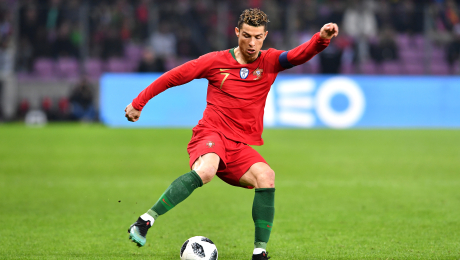
#> input picture cr7.jpg, 460 x 260 px
$ python EqualizacionDeHistograma.py
#> lines starting #> are read from the running program, lines starting #| are printed output that depends on the picture
import cv2
import numpy as np
from matplotlib import pyplot as plt

img1 = cv2.imread('cr7.jpg',0)
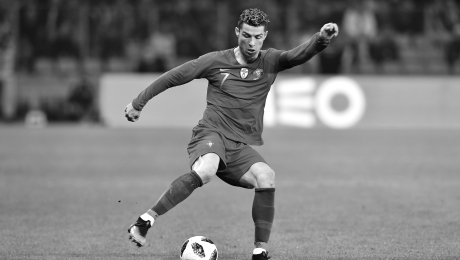
#> img1: shape (260, 460); min 6, max 255, mean 124.3
cv2.imshow('Imagen original',img1)
#Genera el historama de la imagen
hist,bins = np.histogram(img1.flatten(),256,[0,256])
#> hist = 256 values, max 2385 at index 156, min 0 at index 0, mean 467.2; bins = 257 values from 0 to 256
#Genera la función de distribución acumulada (cdf por sus siglas en inglés)
cdf = hist.cumsum()
#> cdf = 256 values from 0 to 119600
cdf_normalized = cdf * hist.max()/ cdf.max()
#> cdf_normalized = 256 values from 0 to 2385
#Genera los gráficos del histograma y de la función de distribución acumulada
plt.plot(cdf_normalized, color = 'b')
plt.hist(img1.flatten(),256,[0,256], color = 'r')
plt.xlim([0,256])
plt.legend(('cdf','histograma'), loc = 'upper right')
plt.show()
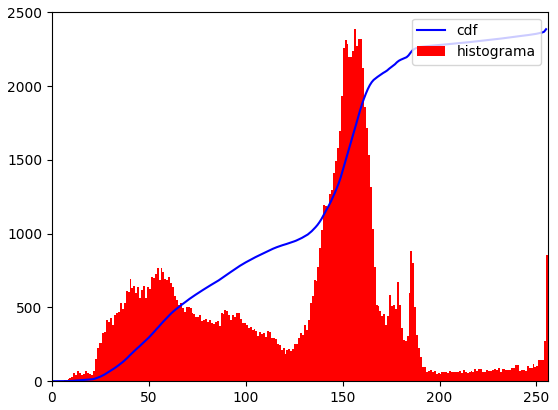
#> figure drawn by matplotlib, 1 panel; tallest bar 2385 high, from x = 156 to 157; curve peaks at x = 255, y = 2385
#Enmascara los valores iguales a cero
cdf_m = np.ma.masked_equal(cdf,0)
# #Aplica la transformación de ecualización
cdf_m = (cdf_m - cdf_m.min())*255/(cdf_m.max()-cdf_m.min())
#Rellena los valores previamente enmascarados con ceros -
cdf = np.ma.filled(cdf_m,0).astype('uint8')
#> cdf = 256 values from 0 to 255
#Aplica la ecualización a los píxeles de la imagen original -
img2 = cdf[img1]
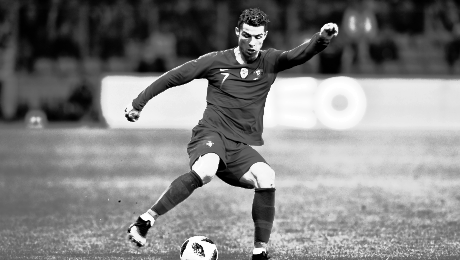
#> img2: shape (260, 460); min 0, max 255, mean 128.1
#Grafica la imagen resultante de aplicar la ecualización del histograma -
cv2.imshow('imagen ecualizada',img2)
cv2.waitKey(0)
cv2.destroyAllWindows()
# [6 lines of commented-out code are left out]

$ run again, with chicky_512.png saved as cr7.jpg
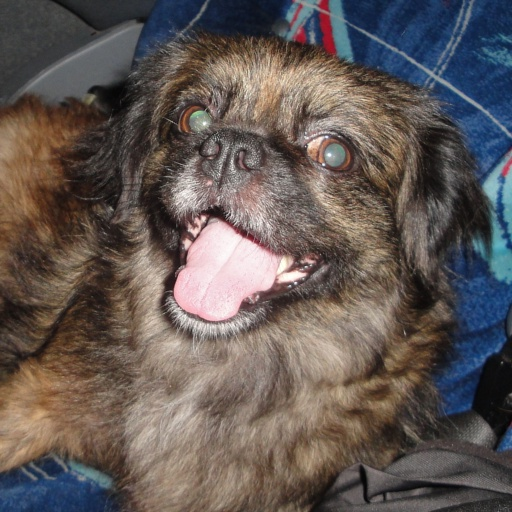
#> input picture chicky_512.png, 512 x 512 px
#> hist = 256 values, max 2931 at index 57, min 0 at index 0, mean 1024; bins = 257 values from 0 to 256
#> `cdf = hist.cumsum()`: cdf = 256 values from 0 to 262144
#> cdf_normalized = 256 values from 0 to 2931
#> `plt.show()`:
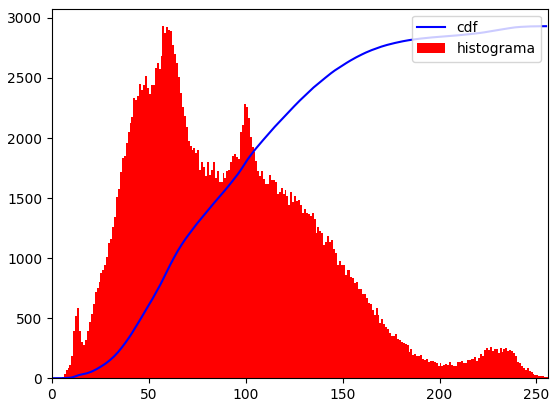
#> figure drawn by matplotlib, 1 panel; tallest bar 2931 high, from x = 57 to 58; curve peaks at x = 255, y = 2931
#> `cdf = np.ma.filled(cdf_m,0).astype('uint8')`: cdf = 256 values from 0 to 255
#> `img2 = cdf[img1]`:
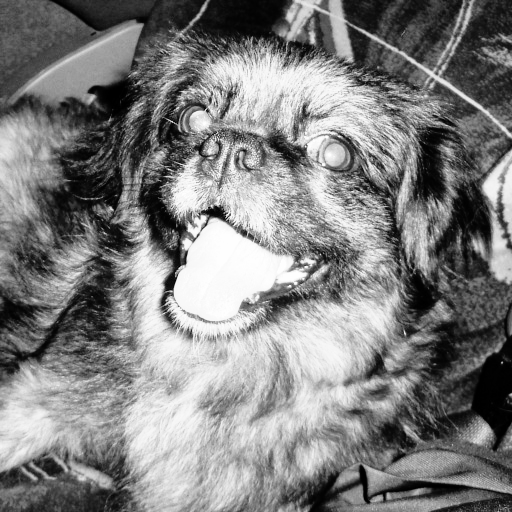
#> img2: shape (512, 512); min 0, max 255, mean 127.8
